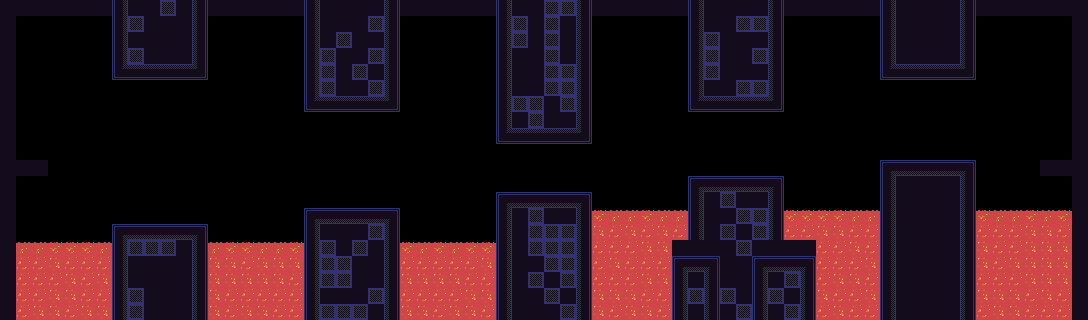

A 2D game scene composited from a Tiled map and its tileset images. What follows is a short description and the map's XML, with every tile layer's data as written:
An orthogonal 68x20 tile map with 16x16 px tiles, 1 tile layer (Main), 3 tilesets and 11 objects (2x Lava).

<map version="1.0" orientation="orthogonal" renderorder="right-down" width="68" height="20" tilewidth="16" tileheight="16">
 <properties>
  <property name="Music" value="state_of_war" />
 </properties>
 <tileset firstgid="1" source="tiles.tsx" />
 <tileset firstgid="65" source="props.tsx" />
 <tileset firstgid="81" source="monsters.tsx" />
 <layer name="Main" width="68" height="20">
  <data encoding="csv">
21,2,3,3,3,3,4,17,22,22,18,30,19,2,3,3,3,3,4,17,22,22,22,22,19,2,3,3,3,3,4,17,22,22,18,18,19,2,3,3,3,3,4,17,22,22,22,22,19,2,3,3,3,3,4,17,2,2,3,3,19,2,3,3,3,3,4,21,
12,0,0,0,0,0,0,17,18,22,22,30,19,0,0,0,0,0,0,17,22,22,22,18,19,0,0,0,0,0,0,17,18,22,18,22,19,0,0,0,0,0,0,17,22,22,18,18,19,0,0,0,0,0,0,17,2,3,4,4,19,0,0,0,0,0,0,12,
20,0,0,0,0,0,0,17,22,22,22,30,19,0,0,0,0,0,0,17,29,18,22,22,19,0,0,0,0,0,0,17,18,22,18,22,19,0,0,0,0,0,0,17,18,22,22,22,19,0,0,0,0,0,0,17,4,4,2,3,19,0,0,0,0,0,0,20,
20,0,0,0,0,0,0,17,18,22,22,30,19,0,0,0,0,0,0,17,18,22,29,18,19,0,0,0,0,0,0,17,22,22,18,22,19,0,0,0,0,0,0,17,18,22,22,18,19,0,0,0,0,0,0,17,2,4,3,2,19,0,0,0,0,0,0,20,
20,0,0,0,0,0,0,25,26,26,26,26,27,0,0,0,0,0,0,17,18,29,18,29,19,0,0,0,0,0,0,17,22,22,18,18,19,0,0,0,0,0,0,17,18,22,22,22,19,0,0,0,0,0,0,25,26,26,26,26,27,0,0,0,0,0,0,20,
20,0,0,0,0,0,0,0,0,0,0,0,0,0,0,0,0,0,0,17,18,22,29,18,19,0,0,0,0,0,0,17,22,22,18,18,19,0,0,0,0,0,0,17,36,36,18,18,19,0,0,0,0,0,0,0,0,0,0,0,0,0,0,0,0,0,0,20,
20,0,0,0,0,0,0,0,0,0,0,0,0,0,0,0,0,0,0,25,26,26,26,26,27,0,0,0,0,0,0,17,18,18,22,18,19,0,0,0,0,0,0,25,26,26,26,26,27,0,0,0,0,0,0,0,0,0,0,0,0,0,0,0,0,0,0,20,
20,0,0,0,0,0,0,0,0,0,0,0,0,0,0,0,0,0,0,0,0,0,0,0,0,0,0,0,0,0,0,17,21,18,22,21,19,0,0,0,0,0,0,0,0,0,0,0,0,0,0,0,0,0,0,0,0,0,0,0,0,0,0,0,0,0,0,20,
20,0,0,0,0,0,0,0,0,0,0,0,0,0,0,0,0,0,0,0,0,0,0,0,0,0,0,0,0,0,0,25,26,26,26,26,27,0,0,0,0,0,0,0,0,0,0,0,0,0,0,0,0,0,0,0,0,0,0,0,0,0,0,0,0,0,0,20,
20,0,0,0,0,0,0,0,0,0,0,0,0,0,0,0,0,0,0,0,0,0,0,0,0,0,0,0,0,0,0,0,0,0,0,0,0,0,0,0,0,0,0,0,0,0,0,0,0,0,0,0,0,0,0,0,0,0,0,0,0,0,0,0,0,0,0,20,
2,3,4,0,0,0,0,0,0,0,0,0,0,0,0,0,0,0,0,0,0,0,0,0,0,0,0,0,0,0,0,0,0,0,0,0,0,0,0,0,0,0,0,0,0,0,0,0,0,0,0,0,0,0,0,9,10,10,10,10,11,0,0,0,0,2,3,4,
20,0,0,0,0,0,0,0,0,0,0,0,0,0,0,0,0,0,0,0,0,0,0,0,0,0,0,0,0,0,0,0,0,0,0,0,0,0,0,0,0,0,0,9,10,10,10,10,11,0,0,0,0,0,0,17,3,4,2,2,19,0,0,0,0,0,0,20,
20,0,0,0,0,0,0,0,0,0,0,0,0,0,0,0,0,0,0,0,0,0,0,0,0,0,0,0,0,0,0,9,10,10,10,10,11,0,0,0,0,0,0,17,22,18,36,36,19,0,0,0,0,0,0,17,2,2,2,2,19,0,0,0,0,0,0,20,
20,0,0,0,0,0,0,0,0,0,0,0,0,0,0,0,0,0,0,9,10,10,10,10,11,0,0,0,0,0,0,17,21,18,22,21,19,23,24,24,23,24,24,17,22,22,18,18,19,23,23,23,23,24,24,17,4,3,3,4,19,23,24,24,23,24,23,20,
20,0,0,0,0,0,0,9,10,10,10,10,11,0,0,0,0,0,0,17,29,22,22,18,19,0,0,0,0,0,0,17,22,18,18,18,19,32,31,32,31,32,31,17,22,18,22,18,19,31,31,32,32,31,31,17,3,3,3,3,19,31,31,31,32,32,31,20,
20,24,24,23,23,23,24,17,18,18,18,30,19,24,23,23,24,24,23,17,18,29,18,22,19,23,24,23,24,23,23,17,22,18,18,18,19,31,31,31,32,32,33,34,35,22,18,33,34,34,35,31,31,32,31,17,3,4,2,4,19,32,31,31,32,32,32,20,
20,31,31,32,31,31,31,17,22,22,22,30,19,32,32,31,32,32,32,17,18,18,29,22,19,31,31,31,31,31,32,17,22,22,18,18,19,31,32,31,31,31,9,10,11,22,22,9,10,10,11,31,31,31,32,17,3,3,4,3,19,32,31,32,32,32,32,20,
20,31,31,31,32,31,32,17,22,22,22,30,19,32,32,32,32,32,31,17,18,18,22,22,19,32,32,32,32,31,31,17,22,18,22,18,19,31,31,31,32,32,17,22,19,22,22,17,22,18,19,31,32,32,31,17,3,4,4,3,19,31,31,31,32,32,32,20,
20,31,31,32,32,31,31,17,18,22,22,30,19,32,31,31,31,31,31,17,22,22,22,18,19,31,31,31,31,32,32,17,22,22,18,22,19,32,32,32,31,31,17,18,19,18,22,17,18,22,19,32,31,31,32,17,4,4,4,2,19,32,32,32,31,32,31,20,
20,31,32,32,31,32,32,17,18,22,22,30,19,32,31,32,32,31,31,17,18,18,18,22,19,32,32,31,32,32,31,17,22,22,22,18,19,32,31,32,32,31,17,22,19,22,18,17,22,18,19,31,32,31,31,17,3,2,3,3,19,31,32,32,31,31,31,20
</data>
 </layer>
 <objectgroup name="Default">
  <object gid="65" x="1040" y="160">
   <properties>
    <property name="Target" value="passage" />
   </properties>
  </object>
  <object gid="65" x="16" y="160">
   <properties>
    <property name="Target" value="hub" />
   </properties>
  </object>
  <object gid="81" x="884" y="160" />
  <object gid="81" x="700" y="176" />
  <object gid="81" x="736" y="176" />
  <object gid="81" x="552" y="192" />
  <object gid="81" x="316" y="208" />
  <object gid="81" x="356" y="208" />
  <object gid="81" x="148" y="224" />
  <object type="Lava" x="16" y="244" width="480" height="76" />
  <object type="Lava" x="592" y="212" width="480" height="108" />
 </objectgroup>
</map>